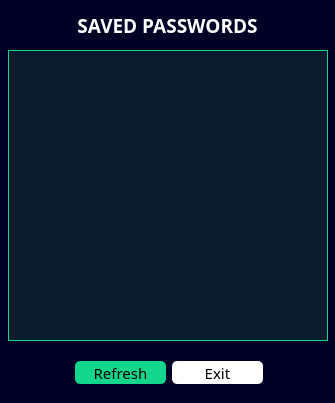
<?xml version="1.0" encoding="UTF-8"?>
<ui version="4.0">
 <class>PassWin</class>
 <widget class="QWidget" name="PassWin">
  <property name="geometry">
   <rect>
    <x>0</x>
    <y>0</y>
    <width>335</width>
    <height>403</height>
   </rect>
  </property>
  <property name="windowTitle">
   <string>Form</string>
  </property>
  <property name="styleSheet">
   <string notr="true">background-color: rgb(0, 0, 39);
</string>
  </property>
  <widget class="QTableView" name="tableView">
   <property name="geometry">
    <rect>
     <x>8</x>
     <y>50</y>
     <width>320</width>
     <height>291</height>
    </rect>
   </property>
   <property name="sizePolicy">
    <sizepolicy hsizetype="Fixed" vsizetype="Fixed">
     <horstretch>0</horstretch>
     <verstretch>0</verstretch>
    </sizepolicy>
   </property>
   <property name="styleSheet">
    <string notr="true">background-color: rgb(11, 29, 44);
border:1px solid rgb(17, 214, 139);</string>
   </property>
   <property name="frameShape">
    <enum>QFrame::NoFrame</enum>
   </property>
   <property name="frameShadow">
    <enum>QFrame::Plain</enum>
   </property>
  </widget>
  <widget class="QPushButton" name="pushButton">
   <property name="geometry">
    <rect>
     <x>75</x>
     <y>361</y>
     <width>91</width>
     <height>23</height>
    </rect>
   </property>
   <property name="font">
    <font>
     <family>Agency FB</family>
     <pointsize>11</pointsize>
    </font>
   </property>
   <property name="styleSheet">
    <string notr="true">QPushButton{
background-color: rgb(17, 214, 139);
color:black;
border-radius:5px;
}
QPushButton:hover{
background-color: rgb(0, 0, 39);
color:rgb(17, 214, 139);
border: 1px solid rgb(17, 214, 139);
}</string>
   </property>
   <property name="text">
    <string>Refresh</string>
   </property>
  </widget>
  <widget class="QPushButton" name="pushButton_2">
   <property name="geometry">
    <rect>
     <x>172</x>
     <y>361</y>
     <width>91</width>
     <height>23</height>
    </rect>
   </property>
   <property name="font">
    <font>
     <family>Agency FB</family>
     <pointsize>11</pointsize>
    </font>
   </property>
   <property name="styleSheet">
    <string notr="true">QPushButton{
background-color: white;
color:black;
border-radius:5px;
}
QPushButton:hover{
background-color:black;
color:white;
border: 1px solid white;
}</string>
   </property>
   <property name="text">
    <string>Exit</string>
   </property>
  </widget>
  <widget class="QLabel" name="label">
   <property name="geometry">
    <rect>
     <x>0</x>
     <y>10</y>
     <width>335</width>
     <height>31</height>
    </rect>
   </property>
   <property name="sizePolicy">
    <sizepolicy hsizetype="Fixed" vsizetype="Fixed">
     <horstretch>0</horstretch>
     <verstretch>0</verstretch>
    </sizepolicy>
   </property>
   <property name="font">
    <font>
     <family>Agency FB</family>
     <pointsize>14</pointsize>
     <weight>75</weight>
     <bold>true</bold>
    </font>
   </property>
   <property name="layoutDirection">
    <enum>Qt::LeftToRight</enum>
   </property>
   <property name="styleSheet">
    <string notr="true">color:white;</string>
   </property>
   <property name="text">
    <string>SAVED PASSWORDS</string>
   </property>
   <property name="alignment">
    <set>Qt::AlignCenter</set>
   </property>
  </widget>
 </widget>
 <resources/>
 <connections>
  <connection>
   <sender>pushButton_2</sender>
   <signal>clicked()</signal>
   <receiver>PassWin</receiver>
   <slot>close()</slot>
   <hints>
    <hint type="sourcelabel">
     <x>199</x>
     <y>372</y>
    </hint>
    <hint type="destinationlabel">
     <x>306</x>
     <y>369</y>
    </hint>
   </hints>
  </connection>
 </connections>
</ui>
